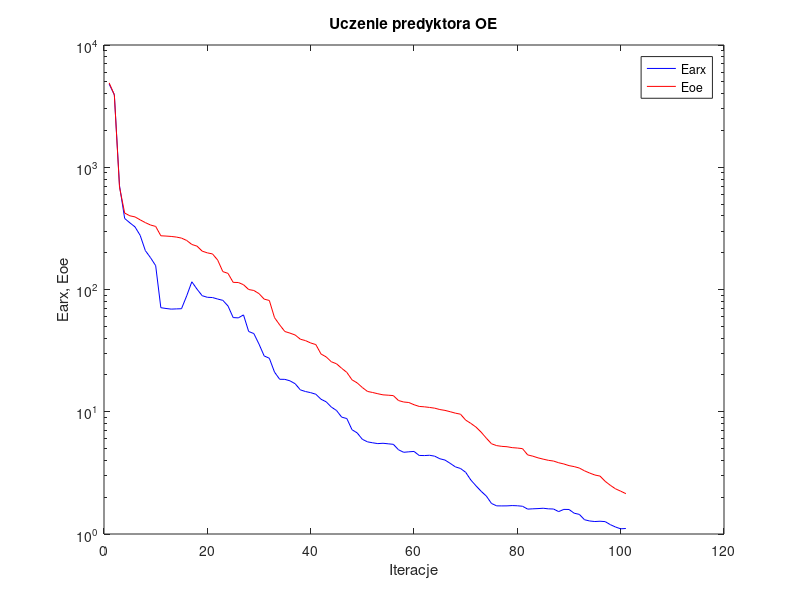
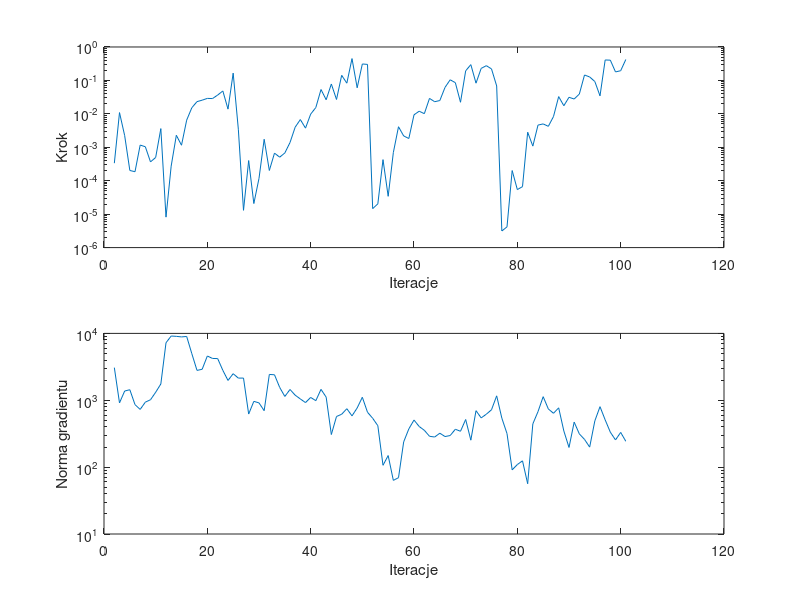

Here is the MATLAB script that generated these plots, in order:
%uczenie predyktora oe
clear all;
n=0; farx(n+1)=4.788535e+003; foe(n+1)=4.898546e+003; wspucz(n+1)=0.000000e+000; ng(n+1)=0.000000e+000;
%odnowa zmiennej metryki
n=1; farx(n+1)=3.922991e+003; foe(n+1)=3.915281e+003; krok(n+1)=3.348253e-004; ng(n+1)=3.075392e+003;
n=2; farx(n+1)=7.067763e+002; foe(n+1)=6.879031e+002; krok(n+1)=1.091588e-002; ng(n+1)=9.133745e+002;
n=3; farx(n+1)=3.811102e+002; foe(n+1)=4.220552e+002; krok(n+1)=2.232322e-003; ng(n+1)=1.374574e+003;
n=4; farx(n+1)=3.511810e+002; foe(n+1)=4.008468e+002; krok(n+1)=2.026610e-004; ng(n+1)=1.437288e+003;
n=5; farx(n+1)=3.252343e+002; foe(n+1)=3.924418e+002; krok(n+1)=1.858436e-004; ng(n+1)=8.599961e+002;
n=6; farx(n+1)=2.772883e+002; foe(n+1)=3.713508e+002; krok(n+1)=1.166078e-003; ng(n+1)=7.297051e+002;
n=7; farx(n+1)=2.080702e+002; foe(n+1)=3.525077e+002; krok(n+1)=1.037622e-003; ng(n+1)=9.373641e+002;
n=8; farx(n+1)=1.821586e+002; foe(n+1)=3.369688e+002; krok(n+1)=3.652332e-004; ng(n+1)=1.017963e+003;
n=9; farx(n+1)=1.566950e+002; foe(n+1)=3.281201e+002; krok(n+1)=4.966995e-004; ng(n+1)=1.317059e+003;
n=10; farx(n+1)=7.100430e+001; foe(n+1)=2.750825e+002; krok(n+1)=3.621201e-003; ng(n+1)=1.752683e+003;
n=11; farx(n+1)=6.993981e+001; foe(n+1)=2.736167e+002; krok(n+1)=8.151193e-006; ng(n+1)=7.245955e+003;
n=12; farx(n+1)=6.911761e+001; foe(n+1)=2.716844e+002; krok(n+1)=2.734728e-004; ng(n+1)=9.134038e+003;
n=13; farx(n+1)=6.940262e+001; foe(n+1)=2.685479e+002; krok(n+1)=2.287557e-003; ng(n+1)=9.031770e+003;
n=14; farx(n+1)=6.962874e+001; foe(n+1)=2.633013e+002; krok(n+1)=1.152797e-003; ng(n+1)=8.860665e+003;
n=15; farx(n+1)=8.863757e+001; foe(n+1)=2.518868e+002; krok(n+1)=6.485153e-003; ng(n+1)=8.998660e+003;
n=16; farx(n+1)=1.156385e+002; foe(n+1)=2.336081e+002; krok(n+1)=1.526430e-002; ng(n+1)=4.970663e+003;
n=17; farx(n+1)=1.006964e+002; foe(n+1)=2.263338e+002; krok(n+1)=2.319637e-002; ng(n+1)=2.796575e+003;
n=18; farx(n+1)=8.898866e+001; foe(n+1)=2.060190e+002; krok(n+1)=2.565762e-002; ng(n+1)=2.906310e+003;
n=19; farx(n+1)=8.636377e+001; foe(n+1)=1.994272e+002; krok(n+1)=2.900728e-002; ng(n+1)=4.592340e+003;
n=20; farx(n+1)=8.594281e+001; foe(n+1)=1.954506e+002; krok(n+1)=2.865473e-002; ng(n+1)=4.219454e+003;
n=21; farx(n+1)=8.355774e+001; foe(n+1)=1.740909e+002; krok(n+1)=3.650930e-002; ng(n+1)=4.201932e+003;
n=22; farx(n+1)=8.152254e+001; foe(n+1)=1.400559e+002; krok(n+1)=4.834060e-002; ng(n+1)=2.801143e+003;
n=23; farx(n+1)=7.333531e+001; foe(n+1)=1.355036e+002; krok(n+1)=1.384117e-002; ng(n+1)=1.977770e+003;
n=24; farx(n+1)=5.892634e+001; foe(n+1)=1.143730e+002; krok(n+1)=1.653254e-001; ng(n+1)=2.497043e+003;
n=25; farx(n+1)=5.860883e+001; foe(n+1)=1.141037e+002; krok(n+1)=3.473809e-003; ng(n+1)=2.144641e+003;
%odnowa zmiennej metryki
n=26; farx(n+1)=6.198173e+001; foe(n+1)=1.094266e+002; krok(n+1)=1.302487e-005; ng(n+1)=2.147056e+003;
n=27; farx(n+1)=4.533578e+001; foe(n+1)=9.997515e+001; krok(n+1)=4.012417e-004; ng(n+1)=6.216635e+002;
n=28; farx(n+1)=4.361853e+001; foe(n+1)=9.817647e+001; krok(n+1)=2.077412e-005; ng(n+1)=9.635139e+002;
n=29; farx(n+1)=3.575687e+001; foe(n+1)=9.254187e+001; krok(n+1)=1.176687e-004; ng(n+1)=9.130558e+002;
n=30; farx(n+1)=2.861901e+001; foe(n+1)=8.342760e+001; krok(n+1)=1.736904e-003; ng(n+1)=6.985633e+002;
n=31; farx(n+1)=2.739384e+001; foe(n+1)=8.132028e+001; krok(n+1)=2.025153e-004; ng(n+1)=2.433492e+003;
n=32; farx(n+1)=2.111310e+001; foe(n+1)=5.890328e+001; krok(n+1)=6.694872e-004; ng(n+1)=2.404406e+003;
n=33; farx(n+1)=1.843552e+001; foe(n+1)=5.138048e+001; krok(n+1)=5.057541e-004; ng(n+1)=1.558475e+003;
n=34; farx(n+1)=1.840830e+001; foe(n+1)=4.533362e+001; krok(n+1)=6.767654e-004; ng(n+1)=1.140097e+003;
n=35; farx(n+1)=1.789855e+001; foe(n+1)=4.397313e+001; krok(n+1)=1.387045e-003; ng(n+1)=1.449577e+003;
n=36; farx(n+1)=1.694725e+001; foe(n+1)=4.244325e+001; krok(n+1)=3.990004e-003; ng(n+1)=1.191830e+003;
n=37; farx(n+1)=1.510419e+001; foe(n+1)=3.921088e+001; krok(n+1)=6.752063e-003; ng(n+1)=1.046282e+003;
n=38; farx(n+1)=1.463531e+001; foe(n+1)=3.818688e+001; krok(n+1)=3.739948e-003; ng(n+1)=9.230790e+002;
n=39; farx(n+1)=1.433013e+001; foe(n+1)=3.653592e+001; krok(n+1)=9.808332e-003; ng(n+1)=1.102093e+003;
n=40; farx(n+1)=1.390829e+001; foe(n+1)=3.544180e+001; krok(n+1)=1.548166e-002; ng(n+1)=9.863728e+002;
n=41; farx(n+1)=1.265984e+001; foe(n+1)=2.968272e+001; krok(n+1)=5.344961e-002; ng(n+1)=1.455722e+003;
n=42; farx(n+1)=1.206031e+001; foe(n+1)=2.809810e+001; krok(n+1)=2.642647e-002; ng(n+1)=1.113644e+003;
n=43; farx(n+1)=1.092401e+001; foe(n+1)=2.564288e+001; krok(n+1)=7.822596e-002; ng(n+1)=3.072209e+002;
n=44; farx(n+1)=1.024152e+001; foe(n+1)=2.468570e+001; krok(n+1)=2.691279e-002; ng(n+1)=5.718362e+002;
n=45; farx(n+1)=9.038111e+000; foe(n+1)=2.267232e+001; krok(n+1)=1.420059e-001; ng(n+1)=6.177040e+002;
n=46; farx(n+1)=8.797087e+000; foe(n+1)=2.098788e+001; krok(n+1)=8.277891e-002; ng(n+1)=7.476426e+002;
n=47; farx(n+1)=7.129991e+000; foe(n+1)=1.825346e+001; krok(n+1)=4.498732e-001; ng(n+1)=5.841357e+002;
n=48; farx(n+1)=6.715688e+000; foe(n+1)=1.721914e+001; krok(n+1)=6.020520e-002; ng(n+1)=7.671438e+002;
n=49; farx(n+1)=5.951645e+000; foe(n+1)=1.578802e+001; krok(n+1)=3.103642e-001; ng(n+1)=1.109108e+003;
n=50; farx(n+1)=5.673088e+000; foe(n+1)=1.466023e+001; krok(n+1)=3.011048e-001; ng(n+1)=6.618591e+002;
%odnowa zmiennej metryki
n=51; farx(n+1)=5.572758e+000; foe(n+1)=1.437018e+001; krok(n+1)=1.466008e-005; ng(n+1)=5.382260e+002;
n=52; farx(n+1)=5.488076e+000; foe(n+1)=1.404022e+001; krok(n+1)=2.031518e-005; ng(n+1)=4.165145e+002;
n=53; farx(n+1)=5.523548e+000; foe(n+1)=1.375012e+001; krok(n+1)=4.273921e-004; ng(n+1)=1.065556e+002;
n=54; farx(n+1)=5.467506e+000; foe(n+1)=1.366092e+001; krok(n+1)=3.418410e-005; ng(n+1)=1.490240e+002;
n=55; farx(n+1)=5.414753e+000; foe(n+1)=1.355454e+001; krok(n+1)=6.946998e-004; ng(n+1)=6.338456e+001;
n=56; farx(n+1)=4.886544e+000; foe(n+1)=1.235204e+001; krok(n+1)=4.118564e-003; ng(n+1)=6.955496e+001;
n=57; farx(n+1)=4.659496e+000; foe(n+1)=1.201774e+001; krok(n+1)=2.187783e-003; ng(n+1)=2.383166e+002;
n=58; farx(n+1)=4.702246e+000; foe(n+1)=1.190118e+001; krok(n+1)=1.830478e-003; ng(n+1)=3.734242e+002;
n=59; farx(n+1)=4.735523e+000; foe(n+1)=1.141651e+001; krok(n+1)=9.356732e-003; ng(n+1)=5.061309e+002;
n=60; farx(n+1)=4.392135e+000; foe(n+1)=1.105808e+001; krok(n+1)=1.199493e-002; ng(n+1)=4.053730e+002;
n=61; farx(n+1)=4.380650e+000; foe(n+1)=1.097480e+001; krok(n+1)=1.012568e-002; ng(n+1)=3.555282e+002;
n=62; farx(n+1)=4.406363e+000; foe(n+1)=1.084702e+001; krok(n+1)=2.900728e-002; ng(n+1)=2.892549e+002;
n=63; farx(n+1)=4.332764e+000; foe(n+1)=1.069872e+001; krok(n+1)=2.307159e-002; ng(n+1)=2.820914e+002;
n=64; farx(n+1)=4.126646e+000; foe(n+1)=1.042572e+001; krok(n+1)=2.502130e-002; ng(n+1)=3.216664e+002;
n=65; farx(n+1)=4.025513e+000; foe(n+1)=1.025882e+001; krok(n+1)=6.168811e-002; ng(n+1)=2.867109e+002;
n=66; farx(n+1)=3.784728e+000; foe(n+1)=1.000811e+001; krok(n+1)=1.044257e-001; ng(n+1)=2.967333e+002;
n=67; farx(n+1)=3.542410e+000; foe(n+1)=9.741911e+000; krok(n+1)=8.569436e-002; ng(n+1)=3.683992e+002;
n=68; farx(n+1)=3.435169e+000; foe(n+1)=9.551640e+000; krok(n+1)=2.223039e-002; ng(n+1)=3.438496e+002;
n=69; farx(n+1)=3.197291e+000; foe(n+1)=8.546183e+000; krok(n+1)=1.933624e-001; ng(n+1)=5.156900e+002;
n=70; farx(n+1)=2.765067e+000; foe(n+1)=8.031598e+000; krok(n+1)=2.969638e-001; ng(n+1)=2.529878e+002;
n=71; farx(n+1)=2.477943e+000; foe(n+1)=7.489323e+000; krok(n+1)=8.268560e-002; ng(n+1)=6.987024e+002;
n=72; farx(n+1)=2.234506e+000; foe(n+1)=6.806497e+000; krok(n+1)=2.288809e-001; ng(n+1)=5.448728e+002;
n=73; farx(n+1)=2.043686e+000; foe(n+1)=6.079039e+000; krok(n+1)=2.760258e-001; ng(n+1)=6.187657e+002;
n=74; farx(n+1)=1.777301e+000; foe(n+1)=5.471633e+000; krok(n+1)=2.209722e-001; ng(n+1)=7.210735e+002;
n=75; farx(n+1)=1.699307e+000; foe(n+1)=5.284274e+000; krok(n+1)=6.826594e-002; ng(n+1)=1.164656e+003;
%odnowa zmiennej metryki
n=76; farx(n+1)=1.697554e+000; foe(n+1)=5.210730e+000; krok(n+1)=3.136685e-006; ng(n+1)=5.404019e+002;
n=77; farx(n+1)=1.698931e+000; foe(n+1)=5.174870e+000; krok(n+1)=4.167023e-006; ng(n+1)=3.174862e+002;
n=78; farx(n+1)=1.708335e+000; foe(n+1)=5.087490e+000; krok(n+1)=2.015675e-004; ng(n+1)=9.113391e+001;
n=79; farx(n+1)=1.701983e+000; foe(n+1)=5.048952e+000; krok(n+1)=5.434585e-005; ng(n+1)=1.093108e+002;
n=80; farx(n+1)=1.686512e+000; foe(n+1)=4.991498e+000; krok(n+1)=6.657663e-005; ng(n+1)=1.241989e+002;
n=81; farx(n+1)=1.598160e+000; foe(n+1)=4.437682e+000; krok(n+1)=2.823736e-003; ng(n+1)=5.645021e+001;
n=82; farx(n+1)=1.607136e+000; foe(n+1)=4.330613e+000; krok(n+1)=1.084270e-003; ng(n+1)=4.434199e+002;
n=83; farx(n+1)=1.614064e+000; foe(n+1)=4.197769e+000; krok(n+1)=4.609843e-003; ng(n+1)=6.760080e+002;
n=84; farx(n+1)=1.624495e+000; foe(n+1)=4.096338e+000; krok(n+1)=5.003630e-003; ng(n+1)=1.131721e+003;
n=85; farx(n+1)=1.606472e+000; foe(n+1)=4.007069e+000; krok(n+1)=4.235590e-003; ng(n+1)=7.413923e+002;
n=86; farx(n+1)=1.601197e+000; foe(n+1)=3.951969e+000; krok(n+1)=8.324349e-003; ng(n+1)=6.388497e+002;
n=87; farx(n+1)=1.524920e+000; foe(n+1)=3.827724e+000; krok(n+1)=3.280985e-002; ng(n+1)=7.704550e+002;
n=88; farx(n+1)=1.589674e+000; foe(n+1)=3.740129e+000; krok(n+1)=1.748904e-002; ng(n+1)=3.474702e+002;
n=89; farx(n+1)=1.587093e+000; foe(n+1)=3.625453e+000; krok(n+1)=3.127687e-002; ng(n+1)=1.968901e+002;
n=90; farx(n+1)=1.479555e+000; foe(n+1)=3.558599e+000; krok(n+1)=2.779047e-002; ng(n+1)=4.713146e+002;
n=91; farx(n+1)=1.447087e+000; foe(n+1)=3.463961e+000; krok(n+1)=3.907971e-002; ng(n+1)=3.140521e+002;
n=92; farx(n+1)=1.308356e+000; foe(n+1)=3.287473e+000; krok(n+1)=1.453256e-001; ng(n+1)=2.600603e+002;
n=93; farx(n+1)=1.277963e+000; foe(n+1)=3.151961e+000; krok(n+1)=1.269153e-001; ng(n+1)=1.993489e+002;
n=94; farx(n+1)=1.264823e+000; foe(n+1)=3.038126e+000; krok(n+1)=9.267410e-002; ng(n+1)=4.916200e+002;
n=95; farx(n+1)=1.271881e+000; foe(n+1)=2.977238e+000; krok(n+1)=3.450322e-002; ng(n+1)=8.021152e+002;
n=96; farx(n+1)=1.262573e+000; foe(n+1)=2.697542e+000; krok(n+1)=4.090511e-001; ng(n+1)=5.092896e+002;
n=97; farx(n+1)=1.192798e+000; foe(n+1)=2.501890e+000; krok(n+1)=4.033988e-001; ng(n+1)=3.329674e+002;
n=98; farx(n+1)=1.140852e+000; foe(n+1)=2.342218e+000; krok(n+1)=1.794664e-001; ng(n+1)=2.550512e+002;
n=99; farx(n+1)=1.102714e+000; foe(n+1)=2.240696e+000; krok(n+1)=1.951976e-001; ng(n+1)=3.304446e+002;
n=100; farx(n+1)=1.109328e+000; foe(n+1)=2.139029e+000; krok(n+1)=4.228884e-001; ng(n+1)=2.432858e+002;

figure; semilogy(farx,'b'); hold on; semilogy(foe,'r'); xlabel('Iteracje'); ylabel('Earx, Eoe'); legend('Earx','Eoe'); title('Uczenie predyktora OE');
figure; subplot(2,1,1); semilogy(krok); xlabel('Iteracje'); ylabel('Krok');
subplot(2,1,2); semilogy(ng); xlabel('Iteracje'); ylabel('Norma gradientu');
Earx=farx(n+1)
Eoe=foe(n+1)
